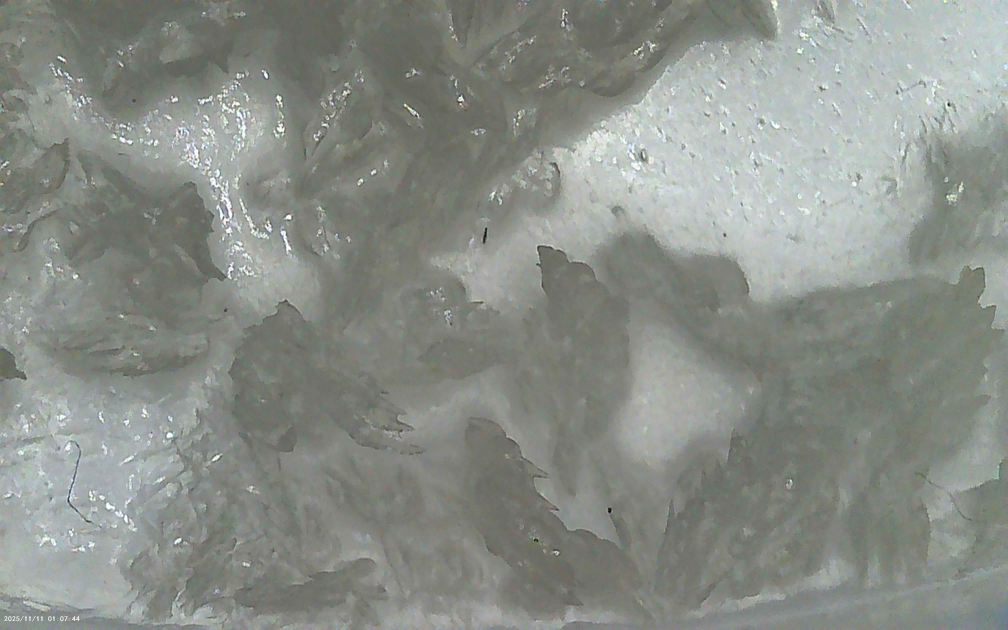
#> input picture paracetamol_imgs/1/PHO00000.JPG, 4032 x 2520 px, found by its file name (shown at 1/4 size); its folder holds only this picture in this run
$ python test_paracetamol.py
#> lines starting #> are read from the running program, lines starting #| are printed output that depends on the picture; after the words box and inside, x2 and y2 are one past the last pixel; in counts of white or black regions, pixels touching at a corner belong together
import cv2
import numpy as np
import os

path = "/home/pi/crystal-imaging/paracetamol_imgs/1"
directory = os.fsencode(path)
for file in os.listdir(directory):
	filepath = path+"/"+os.fsdecode(file)
	print(filepath)
	img = cv2.imread(filepath,cv2.IMREAD_GRAYSCALE )
#> img: shape (2520, 4032); min 0, max 255, mean 140
	img = cv2.resize(img, (500,400))
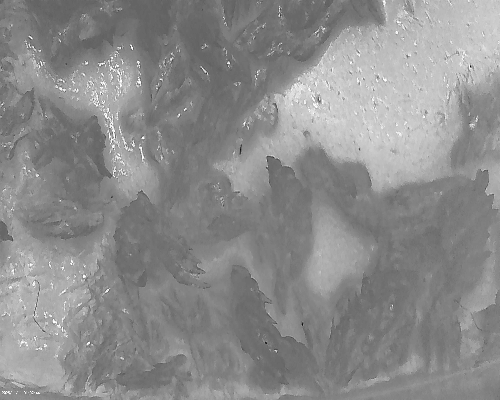
#> img: shape (400, 500); min 5, max 255, mean 139.9
	img_h, img_w = img.shape[:2]
#> img_h = 400; img_w = 500

	_, thresh = cv2.threshold(img, 127, 255, cv2.THRESH_BINARY_INV)
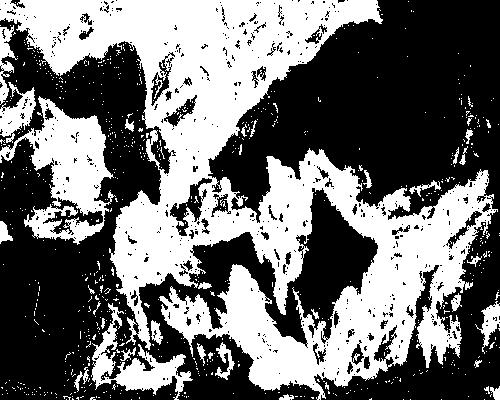
#> thresh: shape (400, 500); 43.6% white; 728 white regions (692 under 20 px)

	contours, hierarchy = cv2.findContours(thresh, cv2.RETR_CCOMP, cv2.CHAIN_APPROX_SIMPLE)
#> contours = 1536 contours, 1429 with area under 20; largest, box (x1, y1, x2, y2) and area: (0, 0, 498, 400) 74960, (0, 96, 116, 245) 6978, (91, 303, 193, 400) 2486, (0, 82, 36, 143) 946, (169, 177, 213, 237) 862

	output = cv2.cvtColor(thresh, cv2.COLOR_GRAY2BGR)
#> output: shape (400, 500, 3); 43.6% white; 728 white regions (692 under 20 px), largest, box (x1, y1, x2, y2) and area: (0, 0, 498, 400) 71452, (0, 96, 116, 245) 7220, (91, 303, 193, 400) 2825
					#cv2.imwrite(filename,roi)

	if hierarchy is not None:
		hierarchy = hierarchy[0]

		for i, cnt in enumerate(contours):
			x, y, w, h = cv2.boundingRect(cnt)

			if w >= img_w - 2 and h >= img_h - 2:
				continue

			parent_idx = hierarchy[i][3]
			child_idx = hierarchy[i][2]

			is_outer = False
			if parent_idx == -1:
				is_outer = True
			else:
				px, py, pw, ph = cv2.boundingRect(contours[parent_idx])
				if pw >= img_w - 2 and ph >= img_h - 2:
					is_outer = True

			if is_outer:
				is_closed = child_idx >= 0
				if is_closed:
					color = (0, 255, 0)
					label = "Closed"
					cv2.drawContours(output, contours, i, color, 2)
					#print(contours[i])
					rect = cv2.boundingRect(contours[i])
					x,y,w,h = rect
					roi = img[y:y+h, x:x+h]
					cv2.rectangle(img,(x,y),(x+w,y+h),(0,255,0),2)
					cv2.putText(output, label, (x, max(y - 5, 15)),cv2.FONT_HERSHEY_SIMPLEX, 0.5, color, 1)
					filename = "/home/pi/crystal-imaging/testing/cropped_imgs/crystal_" + str(i) + ".jpg"
					#cv2.imwrite(filename,roi)
					cv2.imshow('contours', output)
#> this loop made 1536 passes
#> cnt on passes 7, 8, 9, 10, 12, 18, 19, 21, 23, 30: [[371, 398], [370, 399], [369, 399], [371, 399]], [[72, 398], [72, 399], [73, 399]], [[311, 397], [312, 398], [313, 398], [313, 397]], [[139, 397], [139, 398]], [[98, 397], [99, 397]], [[300, 396], [301, 396]], [[295, 396], [297, 396]], [[186, 396], [186, 397]], [[96, 396], [96, 397]], [[491, 394], [490, 395], [490, 396], [490, 395]]
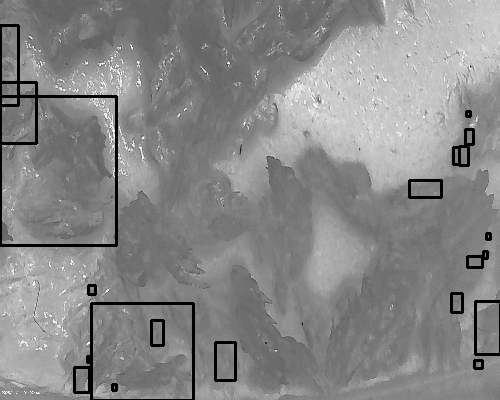
#> img: shape (400, 500); 2.9% of pixels changed, all inside (x1, y1, x2, y2) = (0, 24, 500, 400)
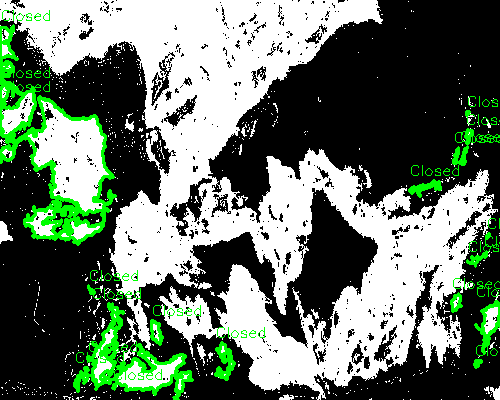
#> output: shape (400, 500, 3); mean B, G, R 103.3, 118.1, 103.3
	cv2.waitKey(0)

$ run again, on paracetamol_imgs/1/PHO00004.JPG
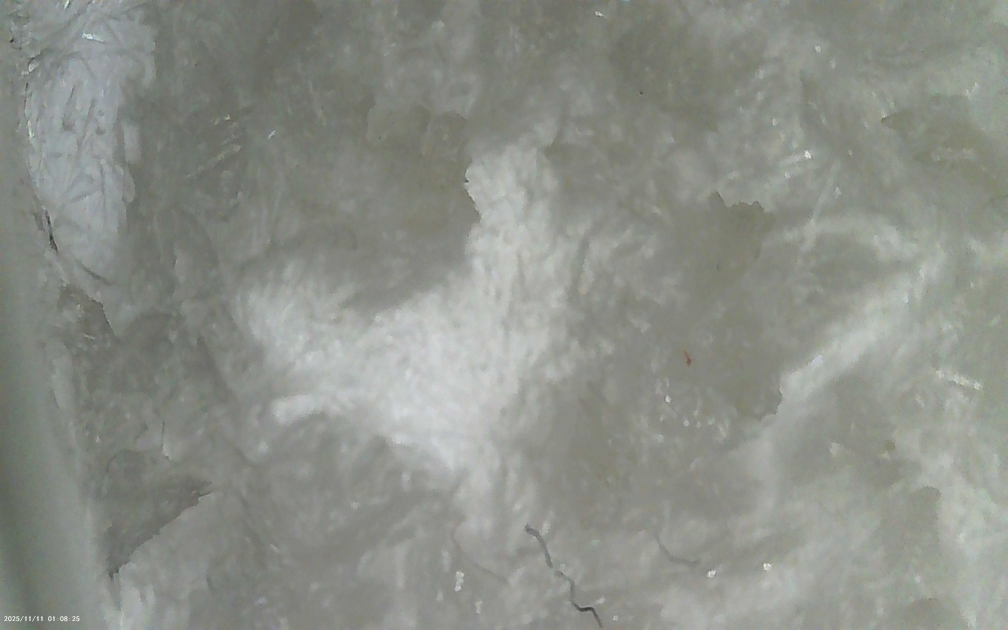
#> input picture paracetamol_imgs/1/PHO00004.JPG, 4032 x 2520 px, found by its file name (shown at 1/4 size)
#> thresh: shape (400, 500); 24.5% white; 295 white regions (260 under 20 px)
#> contours = 560 contours, 513 with area under 20; largest, box (x1, y1, x2, y2) and area: (16, 0, 376, 370) 39583, (0, 146, 35, 400) 4280, (94, 275, 140, 400) 1943, (345, 122, 385, 191) 1097, (113, 105, 154, 168) 918
#> the loop `for i, cnt in enumerate(contours):` made 560 passes
#> (cnt, parent_idx, child_idx, is_outer) on passes 45, 53: ([[31, 286], [32, 285], [33, 286], [32, 287]], 43, -1, False), ([[126, 390], [127, 389], [128, 390], [127, 391]], 51, -1, False)
#> after the loop `for i, cnt in enumerate(contours):`:
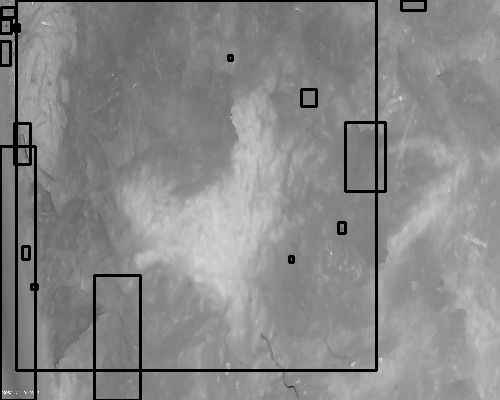
#> img: shape (400, 500); min 0, max 255, mean 135.7
#> after the loop `for i, cnt in enumerate(contours):`:
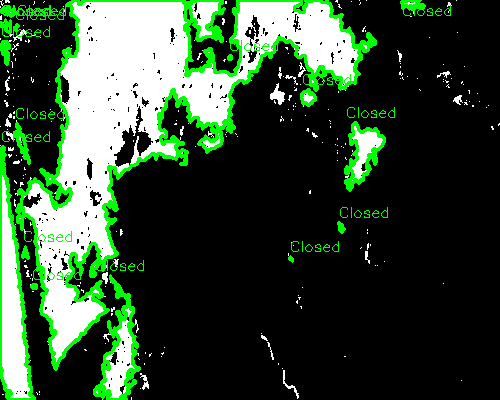
#> output: shape (400, 500, 3); mean B, G, R 49.9, 71.6, 49.9

$ run again, on paracetamol_imgs/1/PHO00005.JPG
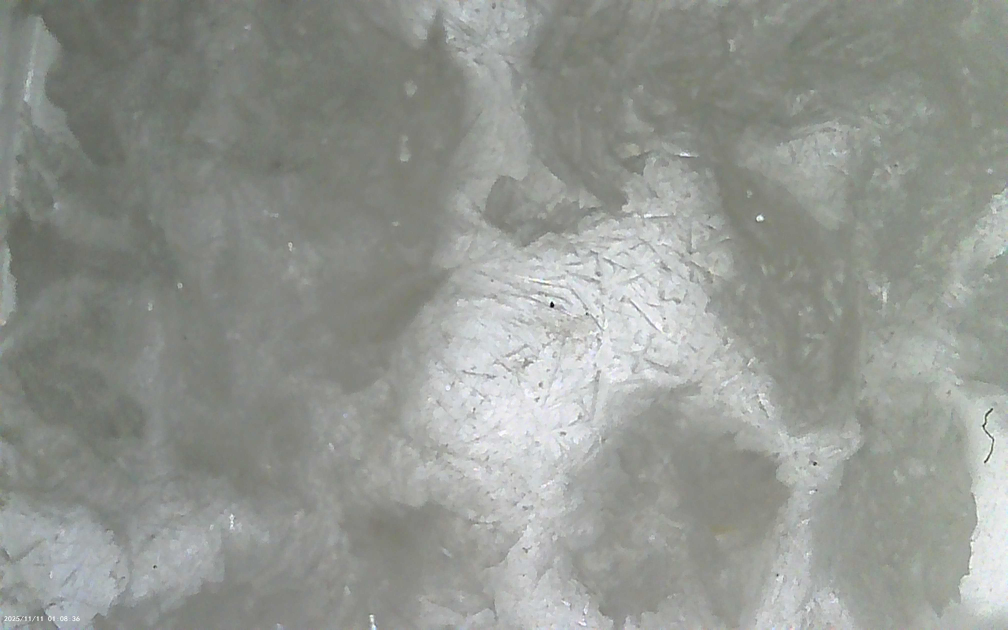
#> input picture paracetamol_imgs/1/PHO00005.JPG, 4032 x 2520 px, found by its file name (shown at 1/4 size)
#> thresh: shape (400, 500); 19.7% white; 350 white regions (316 under 20 px)
#> contours = 548 contours, 494 with area under 20; largest, box (x1, y1, x2, y2) and area: (0, 0, 229, 298) 34100, (323, 11, 384, 91) 914, (83, 264, 131, 314) 767, (263, 6, 311, 68) 683, (388, 7, 416, 56) 392
#> the loop `for i, cnt in enumerate(contours):` made 548 passes
#> (cnt, parent_idx, child_idx, is_outer) on passes 31, 40, 58, 59: ([[19, 391], [20, 390], [21, 391], [20, 392]], 29, -1, False), ([[94, 391], [95, 390], [96, 391], [95, 392]], 38, -1, False), ([[194, 342], [195, 341], [196, 342], [195, 343]], 56, -1, False), ([[197, 338], [198, 337], [199, 338], [198, 339]], 56, -1, False)
#> after the loop `for i, cnt in enumerate(contours):`:
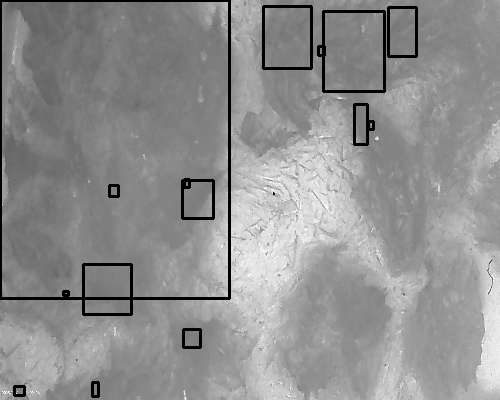
#> img: shape (400, 500); min 0, max 255, mean 143.9
#> after the loop `for i, cnt in enumerate(contours):`:
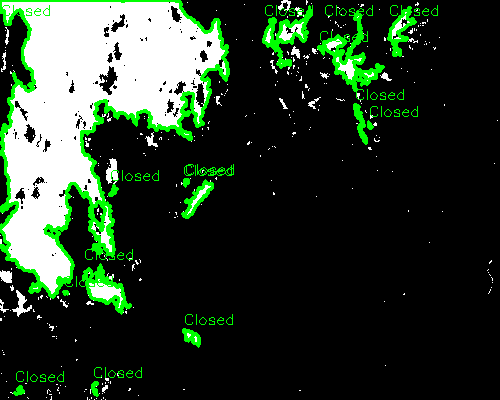
#> output: shape (400, 500, 3); mean B, G, R 41.2, 57.6, 41.2

$ run again, on paracetamol_imgs/1/PHO00006.JPG
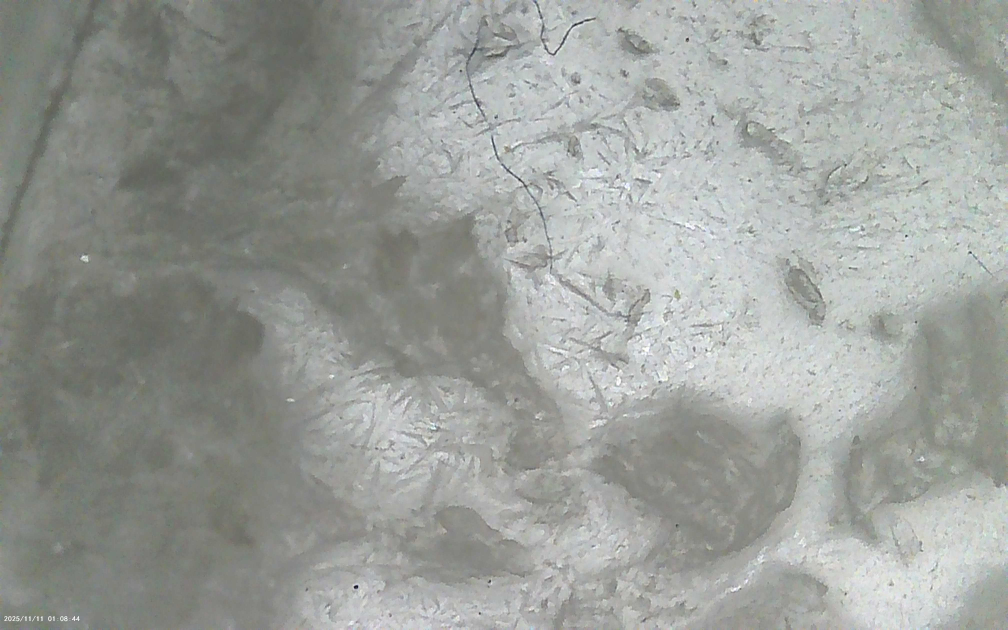
#> input picture paracetamol_imgs/1/PHO00006.JPG, 4032 x 2520 px, found by its file name (shown at 1/4 size)
#> thresh: shape (400, 500); 25.3% white; 485 white regions (469 under 20 px)
#> contours = 831 contours, 791 with area under 20; largest, box (x1, y1, x2, y2) and area: (0, 0, 184, 400) 48746, (179, 142, 209, 188) 738, (84, 269, 123, 298) 589, (32, 160, 70, 187) 381, (209, 138, 235, 180) 294
#> the loop `for i, cnt in enumerate(contours):` made 831 passes
#> cnt on passes 6, 7, 10, 14, 18, 21: [[320, 392], [319, 393], [319, 394], [319, 393]], [[10, 392], [11, 392]], [[37, 391], [37, 392]], [[162, 384], [161, 385]], [[111, 381], [110, 382], [110, 383], [111, 383]], [[282, 380], [282, 381]]
#> after the loop `for i, cnt in enumerate(contours):`:
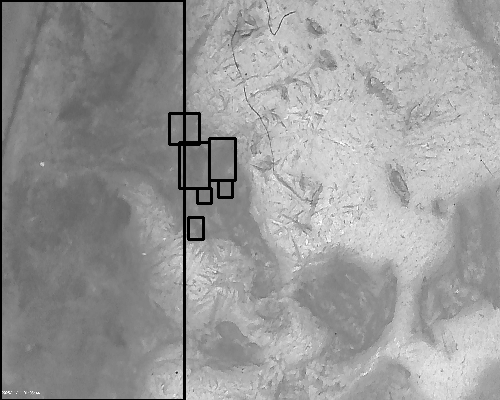
#> img: shape (400, 500); min 0, max 255, mean 153.6
#> after the loop `for i, cnt in enumerate(contours):`:
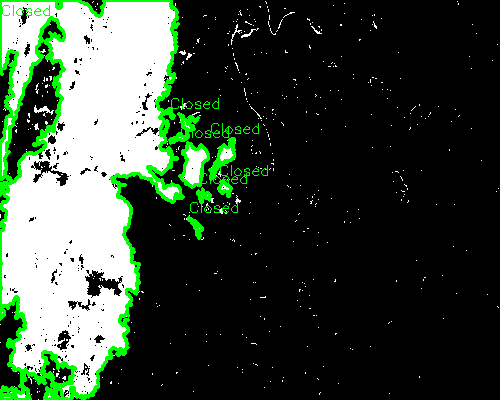
#> output: shape (400, 500, 3); mean B, G, R 55.9, 70.3, 55.9

$ run again, on paracetamol_imgs/1/PHO00001.JPG
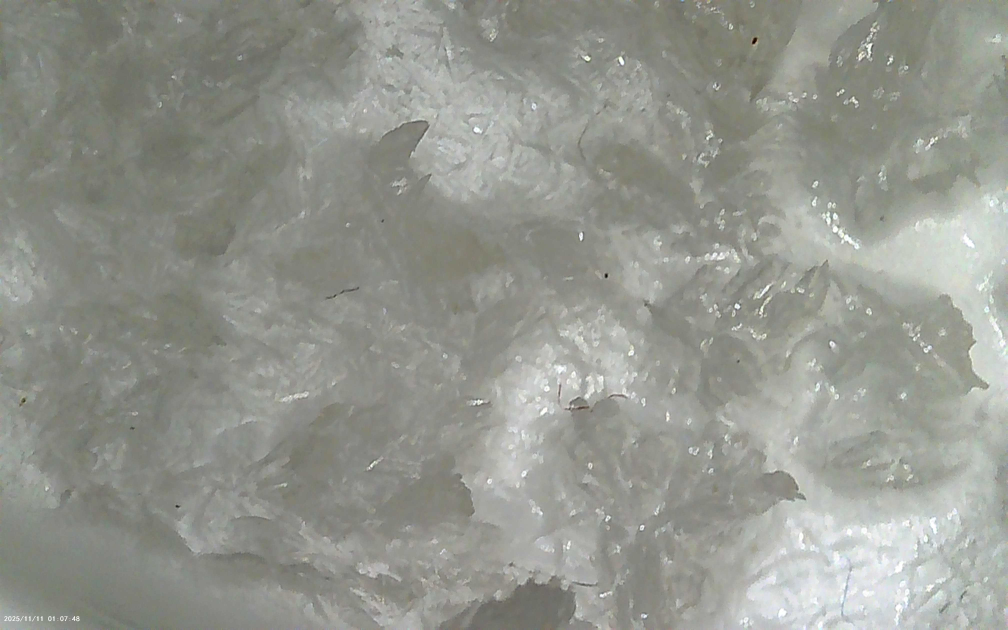
#> input picture paracetamol_imgs/1/PHO00001.JPG, 4032 x 2520 px, found by its file name (shown at 1/4 size)
#> thresh: shape (400, 500); 15.1% white; 707 white regions (660 under 20 px)
#> contours = 1001 contours, 931 with area under 20; largest, box (x1, y1, x2, y2) and area: (0, 0, 179, 171) 17302, (20, 223, 90, 301) 1742, (43, 180, 112, 232) 1622, (6, 358, 99, 400) 1581, (0, 3, 32, 85) 1402
#> the loop `for i, cnt in enumerate(contours):` made 1001 passes
#> (parent_idx, child_idx, is_outer, is_closed) on passes 49, 75: (-1, 49, True, True), (-1, 75, True, True)
#> after the loop `for i, cnt in enumerate(contours):`:
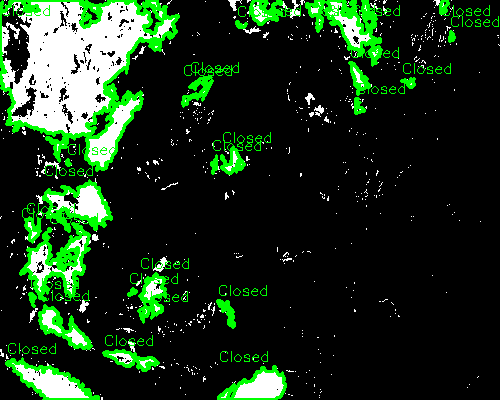
#> output: shape (400, 500, 3); mean B, G, R 26.1, 49.4, 26.1
